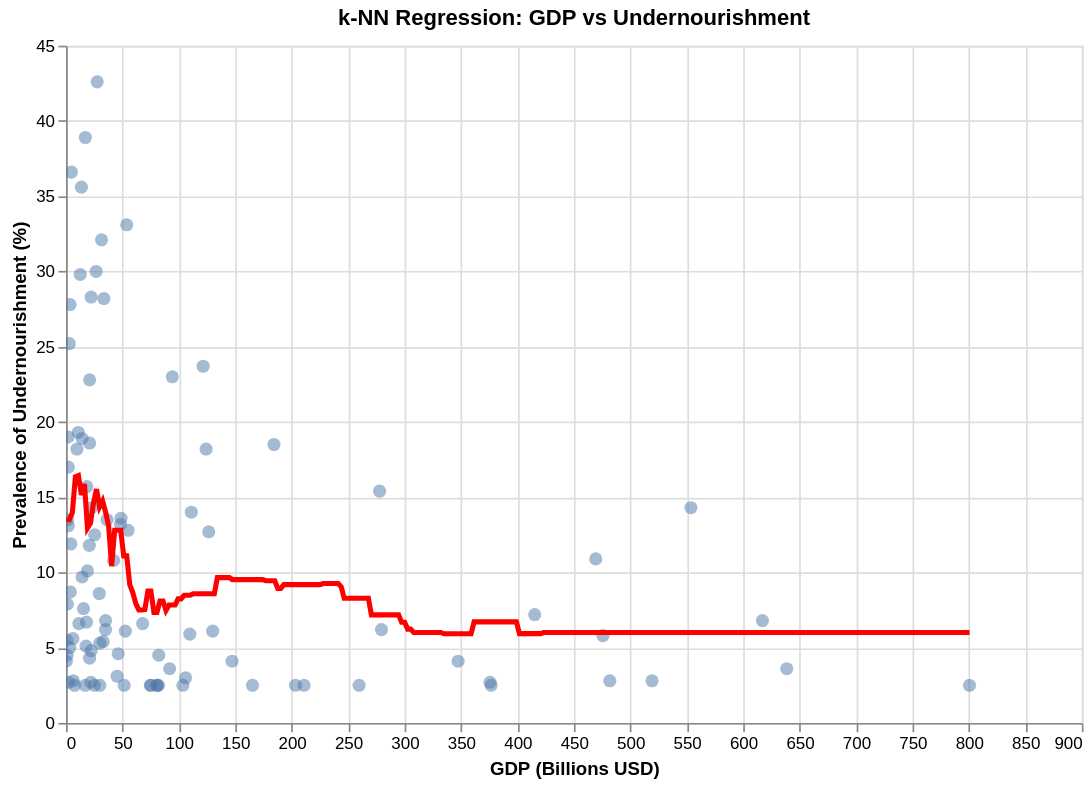

Notebook cell for this chart:
### Code cell
# k-NN Regression: GDP vs Undernourishment
x_gdp, y_gdp_pred = get_knn_predictions(reg_df['GDP_billions_USD'], reg_df['latest_undernourishment'], k=15)
gdp_pred_df = pd.DataFrame({'GDP_billions_USD': x_gdp, 'predicted_undernourishment': y_gdp_pred})

scatter_gdp = alt.Chart(reg_df).mark_point(filled=True, size=60, opacity=0.5).encode(
    x=alt.X('GDP_billions_USD:Q', title='GDP (Billions USD)'),
    y=alt.Y('latest_undernourishment:Q', title='Prevalence of Undernourishment (%)'),
    tooltip=['GDP_billions_USD', 'latest_undernourishment']
)

line_gdp = alt.Chart(gdp_pred_df).mark_line(color='red', size=3).encode(
    x='GDP_billions_USD:Q',
    y='predicted_undernourishment:Q'
)

(scatter_gdp + line_gdp).properties(
    width=600,
    height=400,
    title='k-NN Regression: GDP vs Undernourishment'
).interactive()

### Figure 1 — Vega-Lite specification as saved in the notebook (floating-point values rounded to 4 significant figures; data arrays with more than 128 entries replaced by an {"elided": "..."} marker saying what was removed)
{"config": {"view": {"continuousWidth": 300, "continuousHeight": 300}}, "layer": [{"data": {"name": "data-bc42accebf976934241cea963472358e"}, "mark": {"type": "point", "filled": true, "opacity": 0.5, "size": 60}, "encoding": {"tooltip": [{"field": "GDP_billions_USD", "type": "quantitative"}, {"field": "latest_undernourishment", "type": "quantitative"}], "x": {"field": "GDP_billions_USD", "title": "GDP (Billions USD)", "type": "quantitative"}, "y": {"field": "latest_undernourishment", "title": "Prevalence of Undernourishment (%)", "type": "quantitative"}}, "name": "view_6dd45f2988671100_0"}, {"data": {"name": "data-047c21c6089922452e4e9a62e1e69a54"}, "mark": {"type": "line", "color": "red", "size": 3}, "encoding": {"x": {"field": "GDP_billions_USD", "type": "quantitative"}, "y": {"field": "predicted_undernourishment", "type": "quantitative"}}}], "height": 400, "params": [{"name": "param_1e9efca18e7a2868", "select": {"type": "interval", "encodings": ["x", "y"]}, "bind": "scales", "views": ["view_6dd45f2988671100_0"]}], "title": "k-NN Regression: GDP vs Undernourishment", "width": 600, "$schema": "https://vega.github.io/schema/vega-lite/v6.1.0.json", "datasets": {"data-bc42accebf976934241cea963472358e": [{"dist_to_nearest_port_km": 604.0, "GDP_billions_USD": 26.67, "latest_undernourishment": 30.0}, {"dist_to_nearest_port_km": 1052.0, "GDP_billions_USD": 31.47, "latest_undernourishment": 32.1}, {"dist_to_nearest_port_km": 1967.0, "GDP_billions_USD": 1.137, "latest_undernourishment": 7.9}, {"dist_to_nearest_port_km": 1845.0, "GDP_billions_USD": 103.5, "latest_undernourishment": 2.5}, {"dist_to_nearest_port_km": 266.4, "GDP_billions_USD": 80.81, "latest_undernourishment": 2.5}, {"dist_to_nearest_port_km": 214.7, "GDP_billions_USD": 519.2, "latest_undernourishment": 2.8}, {"dist_to_nearest_port_km": 1016.0, "GDP_billions_USD": 53.79, "latest_undernourishment": 33.1}, {"dist_to_nearest_port_km": 1454.0, "GDP_billions_USD": 91.8, "latest_undernourishment": 3.6}, {"dist_to_nearest_port_km": 506.5, "GDP_billions_USD": 51.53, "latest_undernourishment": 2.5}, {"dist_to_nearest_port_km": 1245.0, "GDP_billions_USD": 29.49, "latest_undernourishment": 8.6}, {"dist_to_nearest_port_km": 369.3, "GDP_billions_USD": 9.651, "latest_undernourishment": 18.2}, {"dist_to_nearest_port_km": 1441.0, "GDP_billions_USD": 2.002, "latest_undernourishment": 17.0}, {"dist_to_nearest_port_km": 308.8, "GDP_billions_USD": 617.0, "latest_undernourishment": 6.8}, {"dist_to_nearest_port_km": 588.9, "GDP_billions_USD": 94.18, "latest_undernourishment": 23.0}, {"dist_to_nearest_port_km": 1604.0, "GDP_billions_USD": 14.24, "latest_undernourishment": 9.7}, {"dist_to_nearest_port_km": 2183.0, "GDP_billions_USD": 3.78, "latest_undernourishment": 8.7}, {"dist_to_nearest_port_km": 1414.0, "GDP_billions_USD": 42.14, "latest_undernourishment": 10.8}, {"dist_to_nearest_port_km": 565.7, "GDP_billions_USD": 415.3, "latest_undernourishment": 7.2}, {"dist_to_nearest_port_km": 2110.0, "GDP_billions_USD": 1.801, "latest_undernourishment": 19.0}, {"dist_to_nearest_port_km": 924.7, "GDP_billions_USD": 3.607, "latest_undernourishment": 27.8}, {"dist_to_nearest_port_km": 1727.0, "GDP_billions_USD": 2.082, "latest_undernourishment": 2.7}, {"dist_to_nearest_port_km": 599.5, "GDP_billions_USD": 80.54, "latest_undernourishment": 2.5}, {"dist_to_nearest_port_km": 1526.0, "GDP_billions_USD": 35.01, "latest_undernourishment": 6.2}, {"dist_to_nearest_port_km": 2872.0, "GDP_billions_USD": 0.938, "latest_undernourishment": 4.5}, {"dist_to_nearest_port_km": 1113.0, "GDP_billions_USD": 13.63, "latest_undernourishment": 35.6}, {"dist_to_nearest_port_km": 629.6, "GDP_billions_USD": 376.7, "latest_undernourishment": 2.5}, {"dist_to_nearest_port_km": 272.8, "GDP_billions_USD": 800.5, "latest_undernourishment": 2.5}, {"dist_to_nearest_port_km": 208.6, "GDP_billions_USD": 475.6, "latest_undernourishment": 5.8}, {"dist_to_nearest_port_km": 393.5, "GDP_billions_USD": 279.5, "latest_undernourishment": 6.2}, {"dist_to_nearest_port_km": 1058.0, "GDP_billions_USD": 45.28, "latest_undernourishment": 3.1}, {"dist_to_nearest_port_km": 2530.0, "GDP_billions_USD": 33.54, "latest_undernourishment": 28.2}, {"dist_to_nearest_port_km": 132.8, "GDP_billions_USD": 82.14, "latest_undernourishment": 4.5}, {"dist_to_nearest_port_km": 397.4, "GDP_billions_USD": 109.7, "latest_undernourishment": 5.9}, {"dist_to_nearest_port_km": 654.8, "GDP_billions_USD": 553.7, "latest_undernourishment": 14.3}, {"dist_to_nearest_port_km": 1338.0, "GDP_billions_USD": 19.0, "latest_undernourishment": 10.1}, {"dist_to_nearest_port_km": 697.3, "GDP_billions_USD": 18.38, "latest_undernourishment": 15.7}, {"dist_to_nearest_port_km": 1026.0, "GDP_billions_USD": 46.21, "latest_undernourishment": 4.6}, {"dist_to_nearest_port_km": 408.7, "GDP_billions_USD": 14.29, "latest_undernourishment": 18.9}, {"dist_to_nearest_port_km": 148.8, "GDP_billions_USD": 22.23, "latest_undernourishment": 28.3}, {"dist_to_nearest_port_km": 203.0, "GDP_billions_USD": 147.1, "latest_undernourishment": 4.1}, {"dist_to_nearest_port_km": 554.0, "GDP_billions_USD": 7.571, "latest_undernourishment": 2.5}, {"dist_to_nearest_port_km": 1387.0, "GDP_billions_USD": 17.73, "latest_undernourishment": 5.1}, {"dist_to_nearest_port_km": 716.3, "GDP_billions_USD": 16.98, "latest_undernourishment": 2.5}, {"dist_to_nearest_port_km": 21.43, "GDP_billions_USD": 15.48, "latest_undernourishment": 7.6}, {"dist_to_nearest_port_km": 1431.0, "GDP_billions_USD": 11.39, "latest_undernourishment": 6.6}, {"dist_to_nearest_port_km": 1351.0, "GDP_billions_USD": 22.27, "latest_undernourishment": 4.8}, {"dist_to_nearest_port_km": 148.4, "GDP_billions_USD": 481.8, "latest_undernourishment": 2.8}, {"dist_to_nearest_port_km": 731.1, "GDP_billions_USD": 10.89, "latest_undernourishment": 19.3}, {"dist_to_nearest_port_km": 1127.0, "GDP_billions_USD": 17.14, "latest_undernourishment": 38.9}, {"dist_to_nearest_port_km": 1085.0, "GDP_billions_USD": 48.31, "latest_undernourishment": 13.2}, {"dist_to_nearest_port_km": 611.8, "GDP_billions_USD": 4.72, "latest_undernourishment": 36.6}, {"dist_to_nearest_port_km": 91.15, "GDP_billions_USD": 165.2, "latest_undernourishment": 2.5}, {"dist_to_nearest_port_km": 4074.0, "GDP_billions_USD": 0.263, "latest_undernourishment": 4.1}, {"dist_to_nearest_port_km": 485.8, "GDP_billions_USD": 121.5, "latest_undernourishment": 23.7}, {"dist_to_nearest_port_km": 2570.0, "GDP_billions_USD": 259.7, "latest_undernourishment": 2.5}, {"dist_to_nearest_port_km": 166.6, "GDP_billions_USD": 55.01, "latest_undernourishment": 12.8}, {"dist_to_nearest_port_km": 55.5, "GDP_billions_USD": 18.11, "latest_undernourishment": 6.7}, {"dist_to_nearest_port_km": 536.5, "GDP_billions_USD": 277.8, "latest_undernourishment": 15.4}, {"dist_to_nearest_port_km": 471.2, "GDP_billions_USD": 203.3, "latest_undernourishment": 2.5}, {"dist_to_nearest_port_km": 944.9, "GDP_billions_USD": 36.35, "latest_undernourishment": 13.5}, {"dist_to_nearest_port_km": 286.6, "GDP_billions_USD": 27.62, "latest_undernourishment": 42.6}, {"dist_to_nearest_port_km": 1898.0, "GDP_billions_USD": 22.01, "latest_undernourishment": 2.7}, {"dist_to_nearest_port_km": 1421.0, "GDP_billions_USD": 2.023, "latest_undernourishment": 13.1}, {"dist_to_nearest_port_km": 806.8, "GDP_billions_USD": 25.43, "latest_undernourishment": 12.5}, {"dist_to_nearest_port_km": 1298.0, "GDP_billions_USD": 111.0, "latest_undernourishment": 14.0}, {"dist_to_nearest_port_km": 436.8, "GDP_billions_USD": 67.9, "latest_undernourishment": 6.6}, {"dist_to_nearest_port_km": 1229.0, "GDP_billions_USD": 29.95, "latest_undernourishment": 5.3}, {"dist_to_nearest_port_km": 907.9, "GDP_billions_USD": 20.86, "latest_undernourishment": 18.6}, {"dist_to_nearest_port_km": 2292.0, "GDP_billions_USD": 6.106, "latest_undernourishment": 5.6}, {"dist_to_nearest_port_km": 397.0, "GDP_billions_USD": 184.2, "latest_undernourishment": 18.5}, {"dist_to_nearest_port_km": 1097.0, "GDP_billions_USD": 35.06, "latest_undernourishment": 6.8}, {"dist_to_nearest_port_km": 1137.0, "GDP_billions_USD": 126.4, "latest_undernourishment": 12.7}, {"dist_to_nearest_port_km": 66.2, "GDP_billions_USD": 129.9, "latest_undernourishment": 6.1}, {"dist_to_nearest_port_km": 940.4, "GDP_billions_USD": 0.73, "latest_undernourishment": 5.5}, {"dist_to_nearest_port_km": 65.91, "GDP_billions_USD": 4.283, "latest_undernourishment": 11.9}, {"dist_to_nearest_port_km": 425.1, "GDP_billions_USD": 81.94, "latest_undernourishment": 2.5}, {"dist_to_nearest_port_km": 982.2, "GDP_billions_USD": 1.406, "latest_undernourishment": 13.5}, {"dist_to_nearest_port_km": 656.8, "GDP_billions_USD": 347.4, "latest_undernourishment": 4.1}, {"dist_to_nearest_port_km": 232.2, "GDP_billions_USD": 375.7, "latest_undernourishment": 2.7}, {"dist_to_nearest_port_km": 1952.0, "GDP_billions_USD": 12.58, "latest_undernourishment": 29.8}, {"dist_to_nearest_port_km": 1908.0, "GDP_billions_USD": 2.909, "latest_undernourishment": 25.2}, {"dist_to_nearest_port_km": 999.2, "GDP_billions_USD": 52.6, "latest_undernourishment": 6.1}, {"dist_to_nearest_port_km": 271.9, "GDP_billions_USD": 32.93, "latest_undernourishment": 5.4}, {"dist_to_nearest_port_km": 806.9, "GDP_billions_USD": 22.64, "latest_undernourishment": 14.3}, {"dist_to_nearest_port_km": 331.1, "GDP_billions_USD": 105.9, "latest_undernourishment": 3.0}, {"dist_to_nearest_port_km": 1047.0, "GDP_billions_USD": 20.91, "latest_undernourishment": 22.8}, {"dist_to_nearest_port_km": 363.9, "GDP_billions_USD": 29.95, "latest_undernourishment": 2.5}, {"dist_to_nearest_port_km": 1536.0, "GDP_billions_USD": 48.71, "latest_undernourishment": 13.6}, {"dist_to_nearest_port_km": 337.3, "GDP_billions_USD": 20.64, "latest_undernourishment": 11.8}, {"dist_to_nearest_port_km": 1245.0, "GDP_billions_USD": 3.306, "latest_undernourishment": 5.0}, {"dist_to_nearest_port_km": 613.6, "GDP_billions_USD": 75.26, "latest_undernourishment": 2.5}, {"dist_to_nearest_port_km": 1225.0, "GDP_billions_USD": 6.517, "latest_undernourishment": 2.8}, {"dist_to_nearest_port_km": 212.9, "GDP_billions_USD": 469.3, "latest_undernourishment": 10.9}, {"dist_to_nearest_port_km": 1122.0, "GDP_billions_USD": 74.68, "latest_undernourishment": 2.5}, {"dist_to_nearest_port_km": 1144.0, "GDP_billions_USD": 25.12, "latest_undernourishment": 2.5}, {"dist_to_nearest_port_km": 631.4, "GDP_billions_USD": 638.6, "latest_undernourishment": 3.6}, {"dist_to_nearest_port_km": 566.5, "GDP_billions_USD": 124.1, "latest_undernourishment": 18.2}, {"dist_to_nearest_port_km": 1077.0, "GDP_billions_USD": 210.9, "latest_undernourishment": 2.5}, {"dist_to_nearest_port_km": 465.2, "GDP_billions_USD": 20.85, "latest_undernourishment": 4.3}], "data-047c21c6089922452e4e9a62e1e69a54": {"elided": "300 records"}}}
